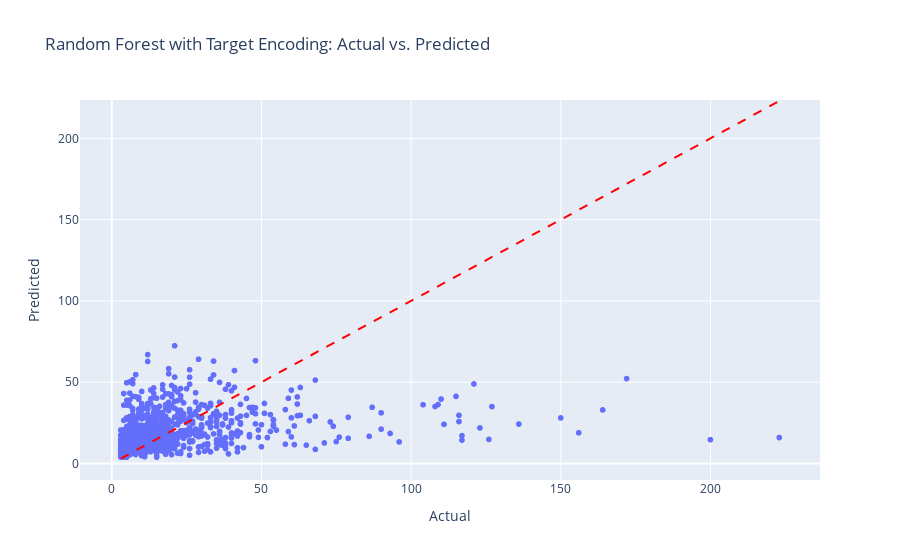

The notebook cell this image was saved under:
### Markdown cell above
## ExtraTreesRegressor

### Code cell
# Define and train ExtraTrees model
model_et = ExtraTreesRegressor(random_state=42)
model_et.fit(X_train_imputed, y_train)

# Evaluate on validation data
y_val_pred_et = model_et.predict(X_val_imputed)
rmse_val_et = (root_mean_squared_error(y_val, y_val_pred_et))
print(f"RMSE on Validation Set (ExtraTrees): {rmse_val_et:.3f}")
plot_actual_vs_pred(y_val, y_val_pred_et, "Random Forest with Target Encoding")

### Figure 1 — Plotly figure (JSON) as saved in the notebook; plotly's stock layout.template omitted (floating-point values rounded to 4 significant figures; data arrays with more than 128 entries replaced by an {"elided": "..."} marker saying what was removed)
{"data": [{"hovertemplate": "Actual=%{x}<br>Predicted=%{y}<extra></extra>", "legendgroup": "", "marker": {"color": "#636efa", "symbol": "circle"}, "mode": "markers", "name": "", "showlegend": false, "type": "scattergl", "x": {"elided": "1160 int values"}, "xaxis": "x", "y": {"elided": "1160 float values"}, "yaxis": "y"}], "layout": {"legend": {"tracegroupgap": 0}, "shapes": [{"line": {"color": "Red", "dash": "dash"}, "type": "line", "x0": 3, "x1": 223, "y0": 3, "y1": 223}], "title": {"text": "Random Forest with Target Encoding: Actual vs. Predicted"}, "xaxis": {"anchor": "y", "domain": [0, 1], "title": {"text": "Actual"}}, "yaxis": {"anchor": "x", "domain": [0, 1], "title": {"text": "Predicted"}}}}
